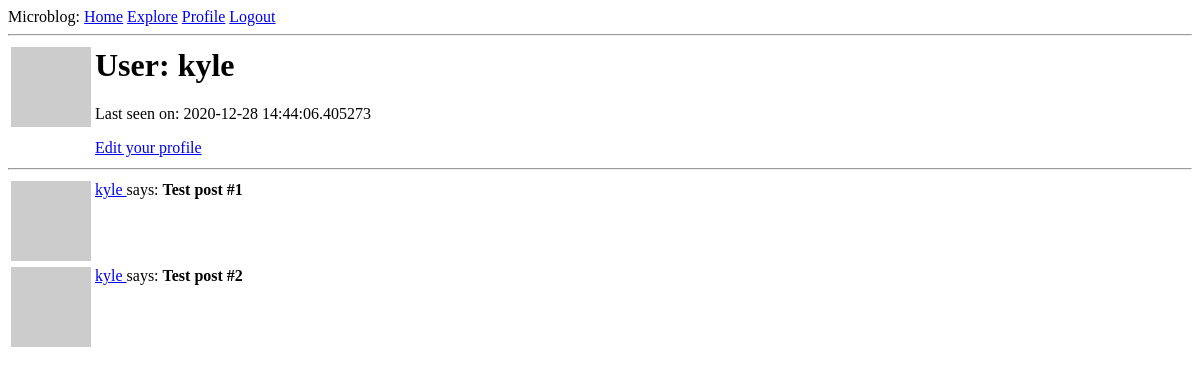
The app's page /user/kyle (signed in), older data.
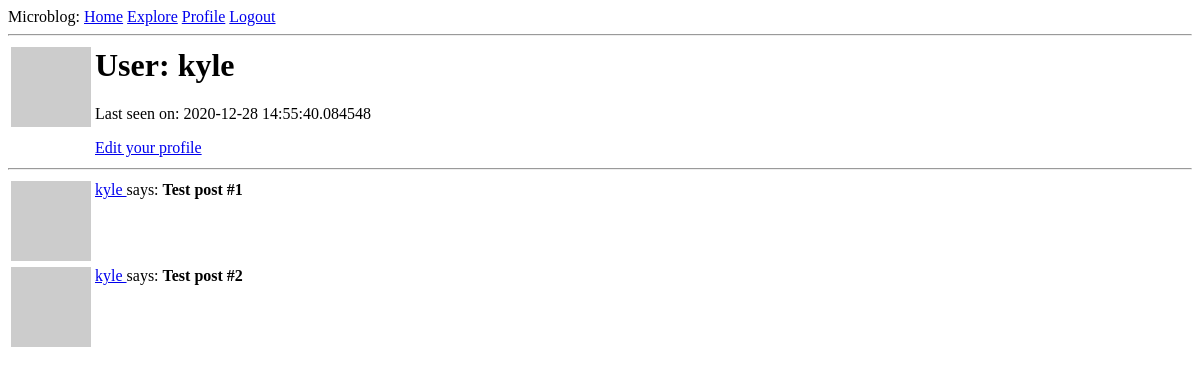
The same page, newer data.
### app/models.py (models this page shows, shortened)
class User(UserMixin, db.Model):
  id = db.Column(db.Integer, primary_key=True)
  username = db.Column(db.String(64), index=True, unique=True)
  email = db.Column(db.String(120), index=True, unique=True)
  password_hash = db.Column(db.String(128))
  posts = db.relationship('Post', backref='author', lazy='dynamic')
  about_me = db.Column(db.String(140))
  last_seen = db.Column(db.DateTime, default=datetime.utcnow)
  followed = db.relationship(
    'User', secondary=followers,
    primaryjoin=(followers.c.follower_id == id),
    secondaryjoin=(followers.c.followed_id == id),
    backref=db.backref('followers', lazy='dynamic'), lazy='dynamic'
  )
  def avatar(self, size):
    digest = md5(self.email.lower().encode('utf-8')).hexdigest()
    return 'https://www.gravatar.com/avatar/{}?d=identicon&s={}'.format(
      digest, size
    )

### app/routes.py (the view)
@app.route('/user/<username>')
@login_required
def user(username):
  user = User.query.filter_by(username=username).first_or_404()
  posts = [
    {'author': user, 'body': 'Test post #1'},
    {'author': user, 'body': 'Test post #2'}
  ]
  form = EmptyForm()
  return render_template('user.html', user=user, posts=posts, form=form)

### app/models.py (called while the page is built)
@login.user_loader
def load_user(id):
  return User.query.get(int(id))

### app/routes.py (called while the page is built)
@app.before_request
def before_request():
  if current_user.is_authenticated:
    current_user.last_seen = datetime.utcnow()
    db.session.commit()

### app/templates/user.html (shortened to what this page needs)
{% extends "base.html" %}
{% block content %}
  <table>
    <tr valign="top">
      <td><img src="{{user.avatar(128)}}"></td>
      <td>
        <h1>User: {{user.username}}</h1>
        {% if user.last_seen %}<p>Last seen on: {{user.last_seen}}</p>{% endif %}
        {% if user == current_user %}
        <p><a href="{{url_for('edit_profile')}}">Edit your profile</a></p>
        {% endif %}
      </td>
    </tr>
  </table>
  <hr>
  {% for post in posts %}
    {% include '_post.html' %}
  {% endfor %}
{% endblock %}

### app/templates/_post.html
<table>
  <tr valign="top">
    <td><img src="{{post.author.avatar(36)}}"></td>
    <td>
      <a href="{{url_for('user', username=post.author.username)}}">
        {{post.author.username}}
      </a>
       says: <b>{{post.body}}</b></td>
  </tr>
</table>

Row changes from the older to the newer data that the page shows:
changed User "kyle": last_seen "2020-12-28 14:44:06.405273" → "2020-12-28 14:55:40.084548"
